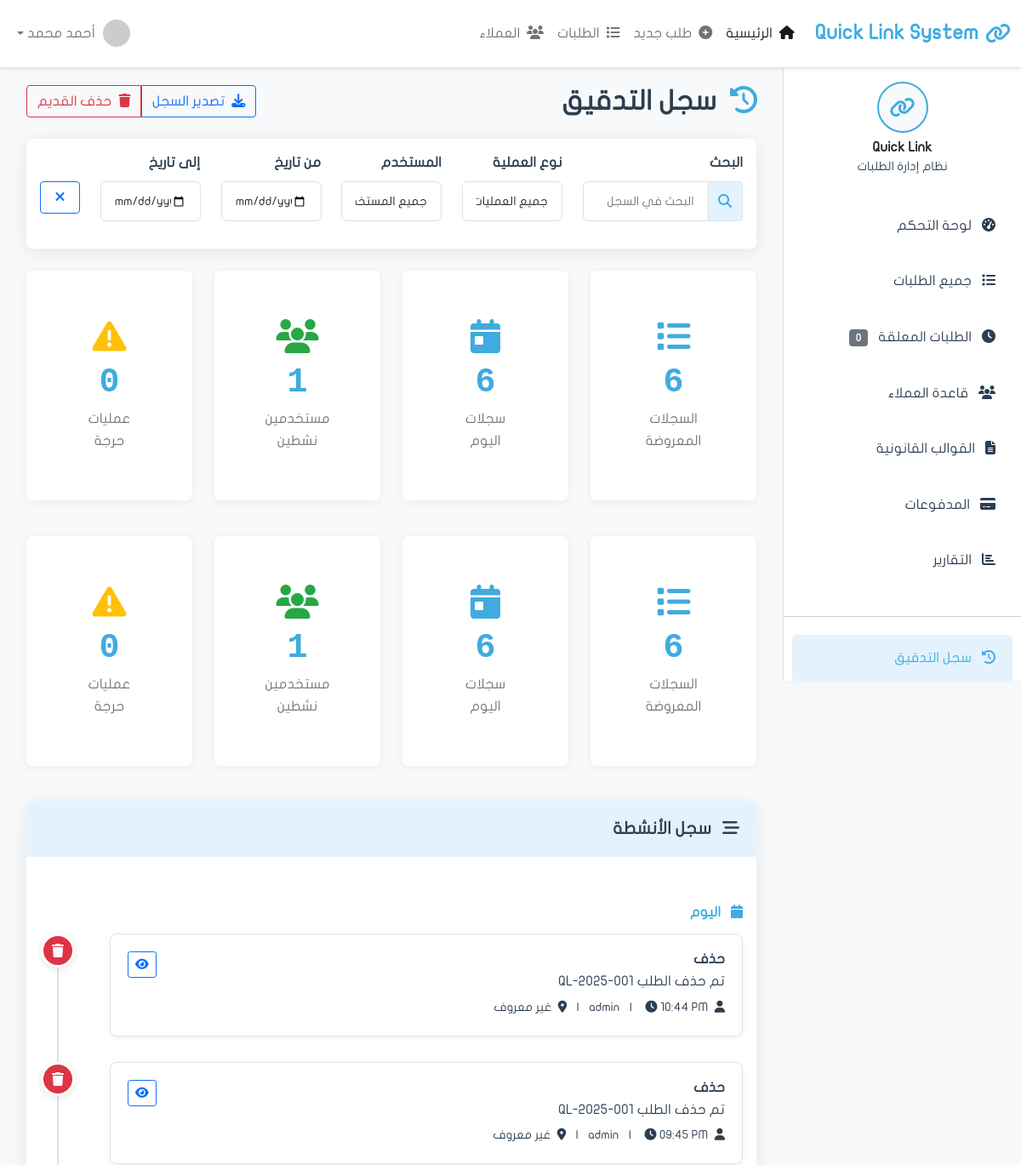
/audit/ (upper part), run on an earlier commit of the app's database.
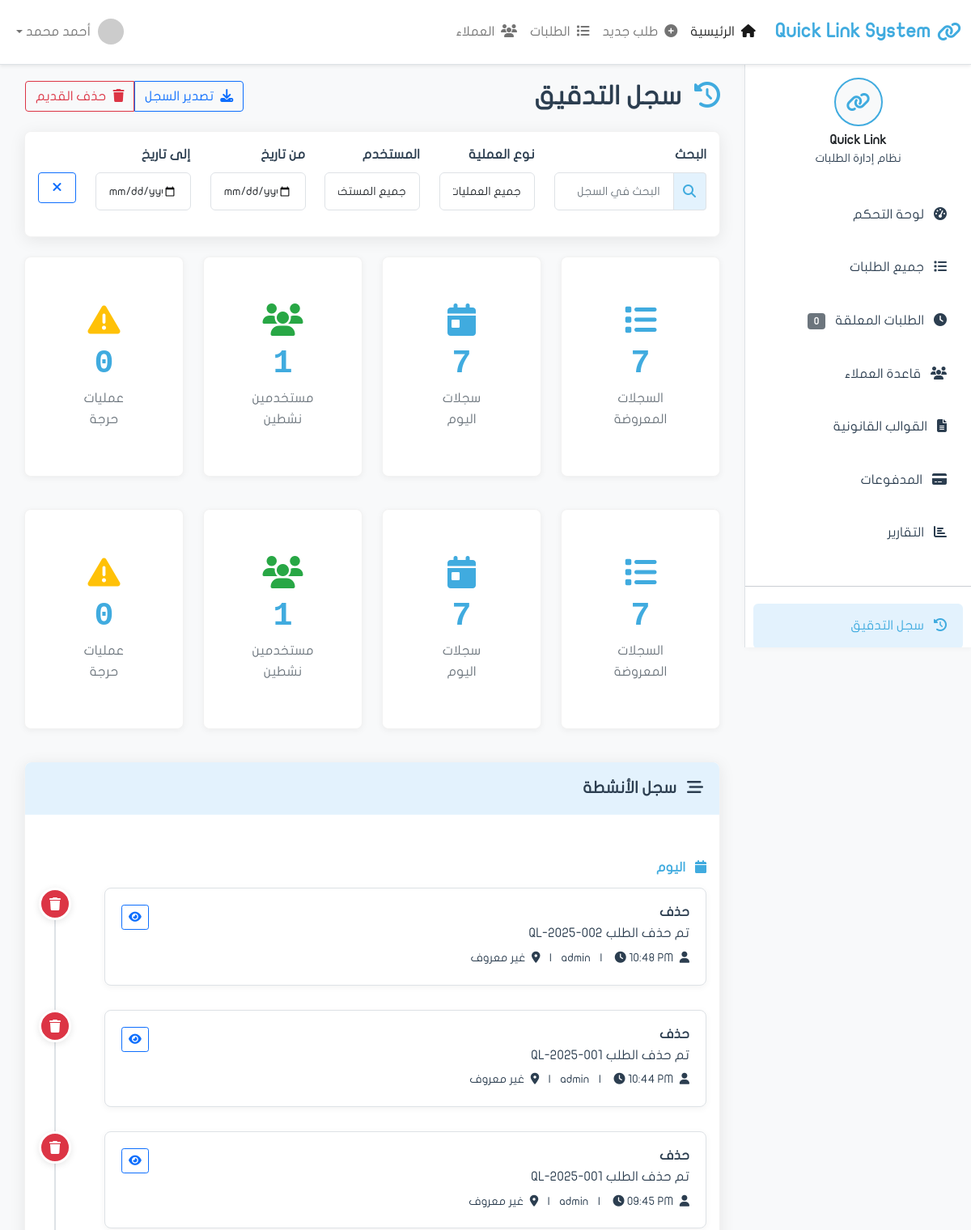
And on a later commit of the database.
### apps/audit/models.py (models this page shows, shortened)
class AuditLog(models.Model):
    action = models.CharField('العملية', max_length=50, choices=[
        ('create', 'إنشاء'),
        ('update', 'تعديل'),
        ('delete', 'حذف'),
        ('view', 'عرض'),
        ('approve', 'موافقة'),
        ('reject', 'رفض'),
        ('payment', 'دفع'),
        ('login', 'تسجيل دخول'),
        ('logout', 'تسجيل خروج'),
        ('export', 'تصدير'),
        ('print', 'طباعة'),
        ('restore', 'استعادة'),
    ])
    model_name = models.CharField('نوع الكيان', max_length=100)
    object_id = models.IntegerField('معرف الكيان', null=True, blank=True)
    object_repr = models.CharField('تمثيل الكيان', max_length=200)
    user = models.ForeignKey(
        'auth.User',
        on_delete=models.SET_NULL,
        null=True,
        verbose_name='المستخدم'
    )
    description = models.TextField('الوصف')
    old_values = models.JSONField('القيم القديمة', null=True, blank=True)
    new_values = models.JSONField('القيم الجديدة', null=True, blank=True)
    changes = models.JSONField('التغييرات', null=True, blank=True)
    ip_address = models.GenericIPAddressField('عنوان IP', null=True, blank=True)
    user_agent = models.TextField('User Agent', blank=True)
    session_key = models.CharField('Session Key', max_length=100, blank=True)
    severity = models.CharField('الأهمية', max_length=20, choices=[
        ('low', 'منخفضة'),
        ('medium', 'متوسطة'),
        ('high', 'عالية'),
        ('critical', 'حرجة'),
    ], default='medium')
    timestamp = models.DateTimeField('الوقت', auto_now_add=True)
    class Meta:
        verbose_name = 'سجل تدقيق'
        verbose_name_plural = 'سجلات التدقيق'
        ordering = ['-timestamp']
        indexes = [
            models.Index(fields=['model_name', 'object_id']),
            models.Index(fields=['user']),
            models.Index(fields=['timestamp']),
            models.Index(fields=['action']),
        ]

### apps/audit/views.py (the view)
# urls.py: path('', views.trail, name='trail'),
def trail(request):
    action_filter = request.GET.get('action')
    user_filter = request.GET.get('user')
    model_filter = request.GET.get('model')
    logs = AuditLog.objects.select_related('user')
    if action_filter:
        logs = logs.filter(action=action_filter)
    if user_filter:
        logs = logs.filter(user_id=user_filter)
    if model_filter:
        logs = logs.filter(model_name=model_filter)
    logs = logs.order_by('-timestamp')[:100]  # آخر 100 عملية
    today_logs_count = AuditLog.objects.filter(timestamp__date=date.today()).count()
    active_users_count = User.objects.filter(is_active=True).count()
    critical_logs_count = AuditLog.objects.filter(severity='critical').count()
    context = {
        'page_title': 'سجل التدقيق',
        'logs': logs,
        'today_logs_count': today_logs_count,
        'active_users_count': active_users_count,
        'critical_logs_count': critical_logs_count,
    }
    return render(request, 'audit/trail.html', context)

### apps/audit/templates/audit/trail.html (shortened to what the changed rows need)
{% extends 'base.html' %}
{% load static %}
{% block content %}
            <div class="d-flex justify-content-between align-items-center mb-4">
                <h2 class="mb-0">
                    <i class="fas fa-history me-2 text-info"></i>
                    سجل التدقيق
                </h2>
            </div>
            <div class="row mb-4">
                <div class="col-xl-3 col-md-6 mb-3">
                    <div class="card stats-card">
                        <div class="card-body text-center">
                            <i class="fas fa-list icon-large text-info"></i>
                            <div class="stats-number">{{ logs|length }}</div>
                            <div class="stats-label">السجلات المعروضة</div>
                        </div>
                    </div>
                </div>
                <div class="col-xl-3 col-md-6 mb-3">
                    <div class="card stats-card">
                        <div class="card-body text-center">
                            <i class="fas fa-calendar-day icon-large text-primary"></i>
                            <div class="stats-number">{{ today_logs_count|default:0 }}</div>
                            <div class="stats-label">سجلات اليوم</div>
                        </div>
                    </div>
                </div>
            </div>
            <div class="row mb-4">
                <div class="col-xl-3 col-md-6 mb-3">
                    <div class="card stats-card">
                        <div class="card-body text-center">
                            <i class="fas fa-list icon-large text-info"></i>
                            <div class="stats-number">{{ logs.count }}</div>
                            <div class="stats-label">السجلات المعروضة</div>
                        </div>
                    </div>
                </div>
                <div class="col-xl-3 col-md-6 mb-3">
                    <div class="card stats-card">
                        <div class="card-body text-center">
                            <i class="fas fa-calendar-day icon-large text-primary"></i>
                            <div class="stats-number">{{ today_logs_count|default:0 }}</div>
                            <div class="stats-label">سجلات اليوم</div>
                        </div>
                    </div>
                </div>
            </div>
            <div class="card shadow-custom">
                <div class="card-body">
                    <div class="audit-timeline">
                        {% if logs %}
                            {% regroup logs by timestamp|date:"Y-m-d" as logs_by_date %}
                            {% for date_group in logs_by_date %}
                                <div class="timeline-date {% if not forloop.first %}mt-4{% endif %}">
                                    <h6 class="{% if forloop.first %}text-primary{% else %}text-muted{% endif %}">
                                        <i class="fas fa-calendar me-2"></i>
                                        {% if forloop.first %}اليوم{% else %}{{ date_group.grouper|date:"d F Y" }}{% endif %}
                                    </h6>
                                </div>
                                {% for log in date_group.list %}
                                <div class="timeline-item">
                                    <div class="timeline-marker
                                        {% if log.action == 'create' %}bg-success
                                        {% elif log.action == 'update' %}bg-warning
                                        {% elif log.action == 'delete' %}bg-danger
                                        {% elif log.action == 'login' %}bg-primary
                                        {% elif log.action == 'approve' %}bg-info
                                        {% else %}bg-secondary{% endif %}">
                                        <i class="fas
                                            {% if log.action == 'create' %}fa-plus
                                            {% elif log.action == 'update' %}fa-edit
                                            {% elif log.action == 'delete' %}fa-trash
                                            {% elif log.action == 'login' %}fa-sign-in-alt
                                            {% elif log.action == 'logout' %}fa-sign-out-alt
                                            {% elif log.action == 'approve' %}fa-check-circle
                                            {% else %}fa-info{% endif %}"></i>
                                    </div>
                                    <div class="timeline-content">
                                        <div class="d-flex justify-content-between align-items-start">
                                            <div>
                                                <h6 class="mb-1 {% if log.severity == 'critical' %}text-danger{% endif %}">
                                                    {{ log.get_action_display }}
                                                </h6>
                                                <p class="text-muted mb-1">{{ log.description }}</p>
                                                <small class="text-muted">
                                                    <i class="fas fa-user me-1"></i>
                                                    {{ log.user.get_full_name|default:log.user.username|default:"نظام" }}
                                                    <span class="mx-2">|</span>
                                                    <i class="fas fa-clock me-1"></i>
                                                    <span class="mx-2">|</span>
                                                    <i class="fas fa-map-marker-alt me-1"></i>
                                                    {{ log.ip_address|default:"غير معروف" }}
                                                </small>
                                            </div>
                                            <button class="btn btn-sm btn-outline-primary" onclick="viewAuditDetails({{ log.id }})">
                                                <i class="fas fa-eye"></i>
                                            </button>
                                        </div>
                                    </div>
                                </div>
                                {% endfor %}
                            {% endfor %}
                        {% else %}
                            <div class="text-center text-muted py-5">
                                <i class="fas fa-inbox fa-3x mb-3"></i>
                                <p>لا يوجد سجلات حتى الآن</p>
                            </div>
                        {% endif %}
                    </div>
                </div>
            </div>
{% endblock content %}

What changed in the data, as far as the page shows it:
added AuditLog: action "حذف", description "تم حذف الطلب QL-2025-002", user.get_full_name "admin", ip_address "غير معروف"
Also different on the page:
{{ logs|length }}: "6" → "7"
{{ today_logs_count|default:0 }}: "6" → "7"
{{ logs.count }}: "6" → "7"
